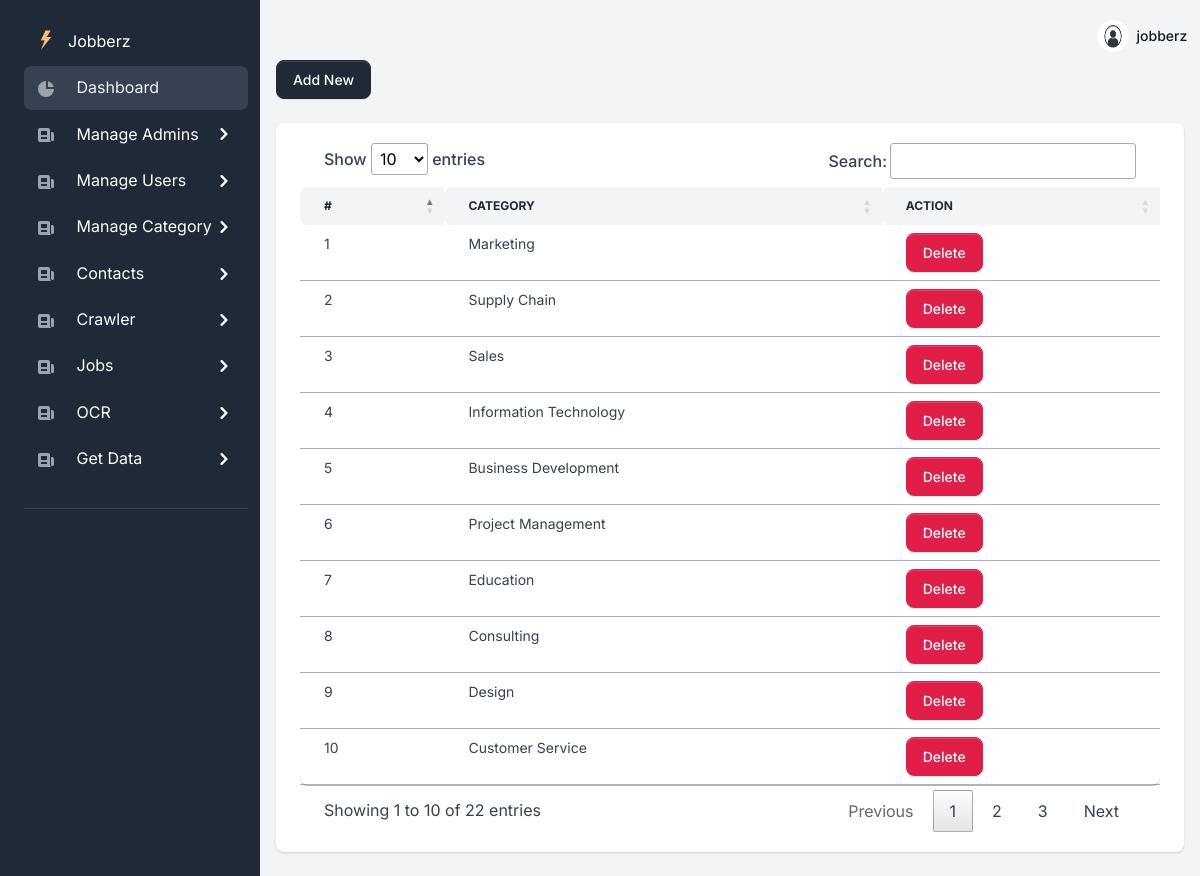
The page /AdminSide/allCategories (signed in) on the database as committed earlier.
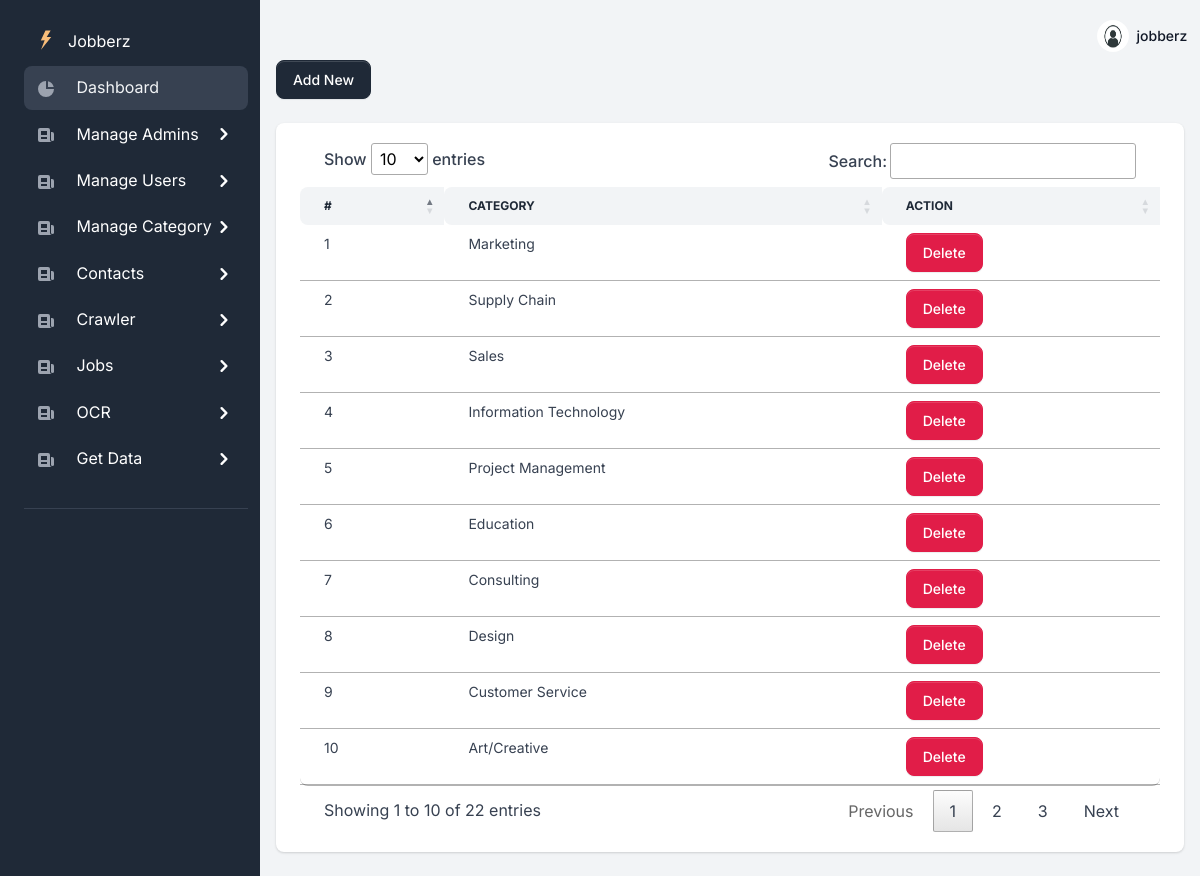
The same page on the database as committed later.
### AdminSide/models.py (models this page shows, shortened)
class Category(models.Model):
    Name = models.CharField(null=True,blank=True,max_length=100)

### AdminSide/views.py (the view)
# urls.py: path('allCategories',views.AllCategories,name="allCategories"),
@login_required(login_url="AdminLogin")
def AllCategories(request):
	Categories = Category.objects.all()
	context = {'categories':Categories}
	return render(request,'AdminSide/AllCategories.html',context)

### AdminSide/templates/AdminSide/AllCategories.html (shortened to what this page needs)
{% extends 'main.html' %}
{% load static %}
{% block content %}
<a href="{% url 'category' %}" class="btn btn-primary">Add New</a>
<div class="card border-0 shadow mb-4 mt-4">
      <div class="card-body">
        <div class="table-responsive">
          <table class="table table-centered table-nowrap mb-0 rounded" id="jobsTable">
            <thead class="thead-light">
              <tr>
                <th class="border-0 rounded-start">#</th>
                <th class="border-0 rounded-start">Category</th>
                <th class="border-0 rounded-start">Action</th>
              </tr>
            </thead>
            <tbody>
              {% for category in categories %}
                <tr>
                    <td>{{ forloop.counter }}</td>
                    <td>{{ category.Name }}</td>
                    <td><form action="{% url 'deleteCategory' category.id %}" method="POST" onsubmit="return confirm('Are you sure you want to delete the selected category?')">{% csrf_token %}<button class="btn btn-danger">Delete</button></form></td>
                </tr>
                {% endfor %}
            </tbody>
          </table>
        </div>
      </div>
    </div>
{% endblock content %}

Rows that differ between the two databases and show on the page:
removed Category: Name "Business Development"
now on this page (row unchanged): Category: Name "Art/Creative"
